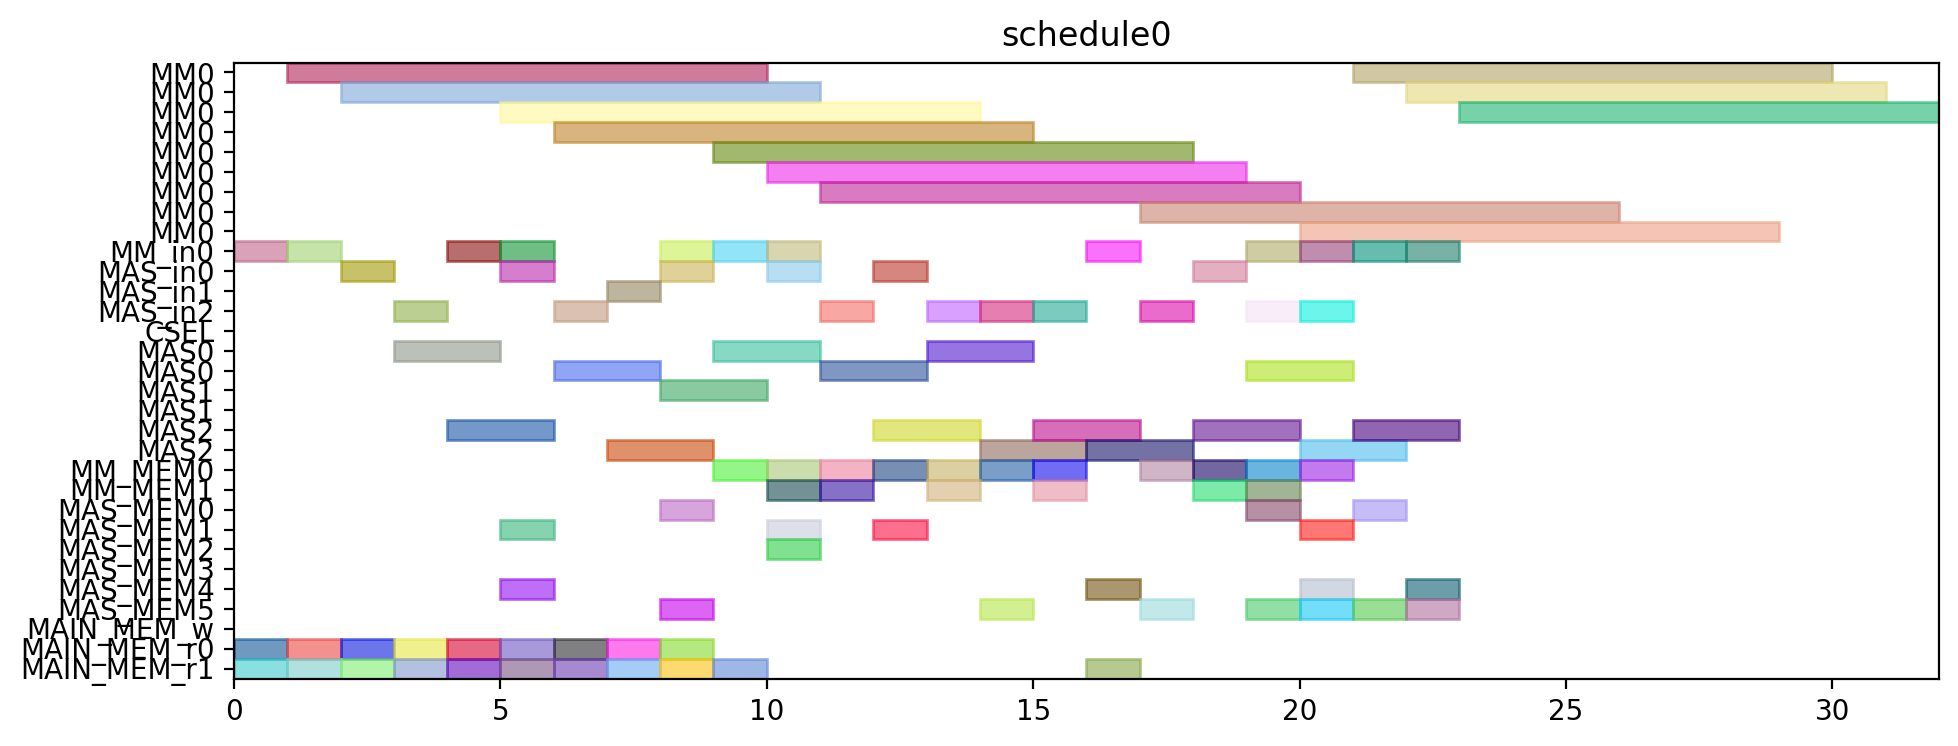

This chart was generated by the following Python code:
from pyschedule import Scenario, solvers, plotters, alt


def solve():
	horizon = 120
	S = Scenario("schedule0", horizon=horizon)

	# resource
	MM = S.Resources('MM', num=1, size=9)
	MM_in = S.Resources('MM_in', num=1)
	MAS_in = S.Resources('MAS_in', num=3)
	CSEL = S.Resource('CSEL')
	MAS = S.Resources('MAS', num=3, size=2, periods=range(1, horizon))
	MM_MEM = S.Resources('MM_MEM', num=2)
	MAS_MEM = S.Resources('MAS_MEM', num=6)
	MAIN_MEM_w = S.Resource('MAIN_MEM_w', size=1)
	MAIN_MEM_r = S.Resources('MAIN_MEM_r', num=2)

	# result of previous scheduling

	# new tasks
	t0 = S.Task('t0', length=9, delay_cost=1)
	t0 += alt(MM)
	t0_in = S.Task('t0_in', length=1, delay_cost=1)
	t0_in += alt(MM_in)
	S += t0_in*MM_in[0]<=t0*MM[0]
	t0_mem0 = S.Task('t0_mem0', length=1, delay_cost=1)
	t0_mem0 += MAIN_MEM_r[0]
	S += t0_mem0 <= t0

	t0_mem1 = S.Task('t0_mem1', length=1, delay_cost=1)
	t0_mem1 += MAIN_MEM_r[1]
	S += t0_mem1 <= t0

	t1 = S.Task('t1', length=9, delay_cost=1)
	t1 += alt(MM)
	t1_in = S.Task('t1_in', length=1, delay_cost=1)
	t1_in += alt(MM_in)
	S += t1_in*MM_in[0]<=t1*MM[0]
	t1_mem0 = S.Task('t1_mem0', length=1, delay_cost=1)
	t1_mem0 += MAIN_MEM_r[0]
	S += t1_mem0 <= t1

	t1_mem1 = S.Task('t1_mem1', length=1, delay_cost=1)
	t1_mem1 += MAIN_MEM_r[1]
	S += t1_mem1 <= t1

	t2 = S.Task('t2', length=9, delay_cost=1)
	t2 += alt(MM)
	t2_in = S.Task('t2_in', length=1, delay_cost=1)
	t2_in += alt(MM_in)
	S += t2_in*MM_in[0]<=t2*MM[0]
	t2_mem0 = S.Task('t2_mem0', length=1, delay_cost=1)
	t2_mem0 += MAIN_MEM_r[0]
	S += t2_mem0 <= t2

	t2_mem1 = S.Task('t2_mem1', length=1, delay_cost=1)
	t2_mem1 += MAIN_MEM_r[1]
	S += t2_mem1 <= t2

	t3 = S.Task('t3', length=2, delay_cost=1)
	t3 += alt(MAS)
	t3_in = S.Task('t3_in', length=1, delay_cost=1)
	t3_in += alt(MAS_in)
	S += t3_in*MAS_in[0]<=t3*MAS[0]

	S += t3_in*MAS_in[1]<=t3*MAS[1]

	S += t3_in*MAS_in[2]<=t3*MAS[2]

	t3_mem0 = S.Task('t3_mem0', length=1, delay_cost=1)
	t3_mem0 += MAIN_MEM_r[0]
	S += t3_mem0 <= t3

	t3_mem1 = S.Task('t3_mem1', length=1, delay_cost=1)
	t3_mem1 += MAIN_MEM_r[1]
	S += t3_mem1 <= t3

	t4 = S.Task('t4', length=2, delay_cost=1)
	t4 += alt(MAS)
	t4_in = S.Task('t4_in', length=1, delay_cost=1)
	t4_in += alt(MAS_in)
	S += t4_in*MAS_in[0]<=t4*MAS[0]

	S += t4_in*MAS_in[1]<=t4*MAS[1]

	S += t4_in*MAS_in[2]<=t4*MAS[2]

	t4_mem0 = S.Task('t4_mem0', length=1, delay_cost=1)
	t4_mem0 += MAIN_MEM_r[0]
	S += t4_mem0 <= t4

	t4_mem1 = S.Task('t4_mem1', length=1, delay_cost=1)
	t4_mem1 += MAIN_MEM_r[1]
	S += t4_mem1 <= t4

	t8 = S.Task('t8', length=2, delay_cost=1)
	t8 += alt(MAS)
	t8_in = S.Task('t8_in', length=1, delay_cost=1)
	t8_in += alt(MAS_in)
	S += t8_in*MAS_in[0]<=t8*MAS[0]

	S += t8_in*MAS_in[1]<=t8*MAS[1]

	S += t8_in*MAS_in[2]<=t8*MAS[2]

	t8_mem0 = S.Task('t8_mem0', length=1, delay_cost=1)
	t8_mem0 += MAIN_MEM_r[0]
	S += t8_mem0 <= t8

	t8_mem1 = S.Task('t8_mem1', length=1, delay_cost=1)
	t8_mem1 += MAIN_MEM_r[1]
	S += t8_mem1 <= t8

	t9 = S.Task('t9', length=2, delay_cost=1)
	t9 += alt(MAS)
	t9_in = S.Task('t9_in', length=1, delay_cost=1)
	t9_in += alt(MAS_in)
	S += t9_in*MAS_in[0]<=t9*MAS[0]

	S += t9_in*MAS_in[1]<=t9*MAS[1]

	S += t9_in*MAS_in[2]<=t9*MAS[2]

	t9_mem0 = S.Task('t9_mem0', length=1, delay_cost=1)
	t9_mem0 += MAIN_MEM_r[0]
	S += t9_mem0 <= t9

	t9_mem1 = S.Task('t9_mem1', length=1, delay_cost=1)
	t9_mem1 += MAIN_MEM_r[1]
	S += t9_mem1 <= t9

	t13 = S.Task('t13', length=2, delay_cost=1)
	t13 += alt(MAS)
	t13_in = S.Task('t13_in', length=1, delay_cost=1)
	t13_in += alt(MAS_in)
	S += t13_in*MAS_in[0]<=t13*MAS[0]

	S += t13_in*MAS_in[1]<=t13*MAS[1]

	S += t13_in*MAS_in[2]<=t13*MAS[2]

	t13_mem0 = S.Task('t13_mem0', length=1, delay_cost=1)
	t13_mem0 += MAIN_MEM_r[0]
	S += t13_mem0 <= t13

	t13_mem1 = S.Task('t13_mem1', length=1, delay_cost=1)
	t13_mem1 += MAIN_MEM_r[1]
	S += t13_mem1 <= t13

	t14 = S.Task('t14', length=2, delay_cost=1)
	t14 += alt(MAS)
	t14_in = S.Task('t14_in', length=1, delay_cost=1)
	t14_in += alt(MAS_in)
	S += t14_in*MAS_in[0]<=t14*MAS[0]

	S += t14_in*MAS_in[1]<=t14*MAS[1]

	S += t14_in*MAS_in[2]<=t14*MAS[2]

	t14_mem0 = S.Task('t14_mem0', length=1, delay_cost=1)
	t14_mem0 += MAIN_MEM_r[0]
	S += t14_mem0 <= t14

	t14_mem1 = S.Task('t14_mem1', length=1, delay_cost=1)
	t14_mem1 += MAIN_MEM_r[1]
	S += t14_mem1 <= t14

	t5 = S.Task('t5', length=9, delay_cost=1)
	t5 += alt(MM)
	t5_in = S.Task('t5_in', length=1, delay_cost=1)
	t5_in += alt(MM_in)
	S += t5_in*MM_in[0]<=t5*MM[0]
	t5_mem0 = S.Task('t5_mem0', length=1, delay_cost=1)
	t5_mem0 += alt(MAS_MEM)
	S += (t3*MAS[0])-1 < t5_mem0*MAS_MEM[0]
	S += (t3*MAS[1])-1 < t5_mem0*MAS_MEM[2]
	S += (t3*MAS[2])-1 < t5_mem0*MAS_MEM[4]
	S += t5_mem0 <= t5

	t5_mem1 = S.Task('t5_mem1', length=1, delay_cost=1)
	t5_mem1 += alt(MAS_MEM)
	S += (t4*MAS[0])-1 < t5_mem1*MAS_MEM[1]
	S += (t4*MAS[1])-1 < t5_mem1*MAS_MEM[3]
	S += (t4*MAS[2])-1 < t5_mem1*MAS_MEM[5]
	S += t5_mem1 <= t5

	t6 = S.Task('t6', length=2, delay_cost=1)
	t6 += alt(MAS)
	t6_in = S.Task('t6_in', length=1, delay_cost=1)
	t6_in += alt(MAS_in)
	S += t6_in*MAS_in[0]<=t6*MAS[0]

	S += t6_in*MAS_in[1]<=t6*MAS[1]

	S += t6_in*MAS_in[2]<=t6*MAS[2]

	t6_mem0 = S.Task('t6_mem0', length=1, delay_cost=1)
	t6_mem0 += alt(MM_MEM)
	S += (t0*MM[0])-1 < t6_mem0*MM_MEM[0]
	S += t6_mem0 <= t6

	t6_mem1 = S.Task('t6_mem1', length=1, delay_cost=1)
	t6_mem1 += alt(MM_MEM)
	S += (t1*MM[0])-1 < t6_mem1*MM_MEM[1]
	S += t6_mem1 <= t6

	t10 = S.Task('t10', length=9, delay_cost=1)
	t10 += alt(MM)
	t10_in = S.Task('t10_in', length=1, delay_cost=1)
	t10_in += alt(MM_in)
	S += t10_in*MM_in[0]<=t10*MM[0]
	t10_mem0 = S.Task('t10_mem0', length=1, delay_cost=1)
	t10_mem0 += alt(MAS_MEM)
	S += (t8*MAS[0])-1 < t10_mem0*MAS_MEM[0]
	S += (t8*MAS[1])-1 < t10_mem0*MAS_MEM[2]
	S += (t8*MAS[2])-1 < t10_mem0*MAS_MEM[4]
	S += t10_mem0 <= t10

	t10_mem1 = S.Task('t10_mem1', length=1, delay_cost=1)
	t10_mem1 += alt(MAS_MEM)
	S += (t9*MAS[0])-1 < t10_mem1*MAS_MEM[1]
	S += (t9*MAS[1])-1 < t10_mem1*MAS_MEM[3]
	S += (t9*MAS[2])-1 < t10_mem1*MAS_MEM[5]
	S += t10_mem1 <= t10

	t11 = S.Task('t11', length=2, delay_cost=1)
	t11 += alt(MAS)
	t11_in = S.Task('t11_in', length=1, delay_cost=1)
	t11_in += alt(MAS_in)
	S += t11_in*MAS_in[0]<=t11*MAS[0]

	S += t11_in*MAS_in[1]<=t11*MAS[1]

	S += t11_in*MAS_in[2]<=t11*MAS[2]

	t11_mem0 = S.Task('t11_mem0', length=1, delay_cost=1)
	t11_mem0 += alt(MM_MEM)
	S += (t1*MM[0])-1 < t11_mem0*MM_MEM[0]
	S += t11_mem0 <= t11

	t11_mem1 = S.Task('t11_mem1', length=1, delay_cost=1)
	t11_mem1 += alt(MM_MEM)
	S += (t2*MM[0])-1 < t11_mem1*MM_MEM[1]
	S += t11_mem1 <= t11

	t15 = S.Task('t15', length=9, delay_cost=1)
	t15 += alt(MM)
	t15_in = S.Task('t15_in', length=1, delay_cost=1)
	t15_in += alt(MM_in)
	S += t15_in*MM_in[0]<=t15*MM[0]
	t15_mem0 = S.Task('t15_mem0', length=1, delay_cost=1)
	t15_mem0 += alt(MAS_MEM)
	S += (t13*MAS[0])-1 < t15_mem0*MAS_MEM[0]
	S += (t13*MAS[1])-1 < t15_mem0*MAS_MEM[2]
	S += (t13*MAS[2])-1 < t15_mem0*MAS_MEM[4]
	S += t15_mem0 <= t15

	t15_mem1 = S.Task('t15_mem1', length=1, delay_cost=1)
	t15_mem1 += alt(MAS_MEM)
	S += (t14*MAS[0])-1 < t15_mem1*MAS_MEM[1]
	S += (t14*MAS[1])-1 < t15_mem1*MAS_MEM[3]
	S += (t14*MAS[2])-1 < t15_mem1*MAS_MEM[5]
	S += t15_mem1 <= t15

	t16 = S.Task('t16', length=2, delay_cost=1)
	t16 += alt(MAS)
	t16_in = S.Task('t16_in', length=1, delay_cost=1)
	t16_in += alt(MAS_in)
	S += t16_in*MAS_in[0]<=t16*MAS[0]

	S += t16_in*MAS_in[1]<=t16*MAS[1]

	S += t16_in*MAS_in[2]<=t16*MAS[2]

	t16_mem0 = S.Task('t16_mem0', length=1, delay_cost=1)
	t16_mem0 += alt(MM_MEM)
	S += (t0*MM[0])-1 < t16_mem0*MM_MEM[0]
	S += t16_mem0 <= t16

	t16_mem1 = S.Task('t16_mem1', length=1, delay_cost=1)
	t16_mem1 += alt(MM_MEM)
	S += (t2*MM[0])-1 < t16_mem1*MM_MEM[1]
	S += t16_mem1 <= t16

	t18 = S.Task('t18', length=2, delay_cost=1)
	t18 += alt(MAS)
	t18_in = S.Task('t18_in', length=1, delay_cost=1)
	t18_in += alt(MAS_in)
	S += t18_in*MAS_in[0]<=t18*MAS[0]

	S += t18_in*MAS_in[1]<=t18*MAS[1]

	S += t18_in*MAS_in[2]<=t18*MAS[2]

	t18_mem0 = S.Task('t18_mem0', length=1, delay_cost=1)
	t18_mem0 += alt(MM_MEM)
	S += (t0*MM[0])-1 < t18_mem0*MM_MEM[0]
	S += t18_mem0 <= t18

	t18_mem1 = S.Task('t18_mem1', length=1, delay_cost=1)
	t18_mem1 += alt(MM_MEM)
	S += (t0*MM[0])-1 < t18_mem1*MM_MEM[1]
	S += t18_mem1 <= t18

	t20 = S.Task('t20', length=9, delay_cost=1)
	t20 += alt(MM)
	t20_in = S.Task('t20_in', length=1, delay_cost=1)
	t20_in += alt(MM_in)
	S += t20_in*MM_in[0]<=t20*MM[0]
	t20_mem0 = S.Task('t20_mem0', length=1, delay_cost=1)
	t20_mem0 += alt(MM_MEM)
	S += (t2*MM[0])-1 < t20_mem0*MM_MEM[0]
	S += t20_mem0 <= t20

	t20_mem1 = S.Task('t20_mem1', length=1, delay_cost=1)
	t20_mem1 += MAIN_MEM_r[1]
	S += t20_mem1 <= t20

	t7 = S.Task('t7', length=2, delay_cost=1)
	t7 += alt(MAS)
	t7_in = S.Task('t7_in', length=1, delay_cost=1)
	t7_in += alt(MAS_in)
	S += t7_in*MAS_in[0]<=t7*MAS[0]

	S += t7_in*MAS_in[1]<=t7*MAS[1]

	S += t7_in*MAS_in[2]<=t7*MAS[2]

	t7_mem0 = S.Task('t7_mem0', length=1, delay_cost=1)
	t7_mem0 += alt(MM_MEM)
	S += (t5*MM[0])-1 < t7_mem0*MM_MEM[0]
	S += t7_mem0 <= t7

	t7_mem1 = S.Task('t7_mem1', length=1, delay_cost=1)
	t7_mem1 += alt(MAS_MEM)
	S += (t6*MAS[0])-1 < t7_mem1*MAS_MEM[1]
	S += (t6*MAS[1])-1 < t7_mem1*MAS_MEM[3]
	S += (t6*MAS[2])-1 < t7_mem1*MAS_MEM[5]
	S += t7_mem1 <= t7

	t12 = S.Task('t12', length=2, delay_cost=1)
	t12 += alt(MAS)
	t12_in = S.Task('t12_in', length=1, delay_cost=1)
	t12_in += alt(MAS_in)
	S += t12_in*MAS_in[0]<=t12*MAS[0]

	S += t12_in*MAS_in[1]<=t12*MAS[1]

	S += t12_in*MAS_in[2]<=t12*MAS[2]

	t12_mem0 = S.Task('t12_mem0', length=1, delay_cost=1)
	t12_mem0 += alt(MM_MEM)
	S += (t10*MM[0])-1 < t12_mem0*MM_MEM[0]
	S += t12_mem0 <= t12

	t12_mem1 = S.Task('t12_mem1', length=1, delay_cost=1)
	t12_mem1 += alt(MAS_MEM)
	S += (t11*MAS[0])-1 < t12_mem1*MAS_MEM[1]
	S += (t11*MAS[1])-1 < t12_mem1*MAS_MEM[3]
	S += (t11*MAS[2])-1 < t12_mem1*MAS_MEM[5]
	S += t12_mem1 <= t12

	t17 = S.Task('t17', length=2, delay_cost=1)
	t17 += alt(MAS)
	t17_in = S.Task('t17_in', length=1, delay_cost=1)
	t17_in += alt(MAS_in)
	S += t17_in*MAS_in[0]<=t17*MAS[0]

	S += t17_in*MAS_in[1]<=t17*MAS[1]

	S += t17_in*MAS_in[2]<=t17*MAS[2]

	t17_mem0 = S.Task('t17_mem0', length=1, delay_cost=1)
	t17_mem0 += alt(MM_MEM)
	S += (t15*MM[0])-1 < t17_mem0*MM_MEM[0]
	S += t17_mem0 <= t17

	t17_mem1 = S.Task('t17_mem1', length=1, delay_cost=1)
	t17_mem1 += alt(MAS_MEM)
	S += (t16*MAS[0])-1 < t17_mem1*MAS_MEM[1]
	S += (t16*MAS[1])-1 < t17_mem1*MAS_MEM[3]
	S += (t16*MAS[2])-1 < t17_mem1*MAS_MEM[5]
	S += t17_mem1 <= t17

	t19 = S.Task('t19', length=2, delay_cost=1)
	t19 += alt(MAS)
	t19_in = S.Task('t19_in', length=1, delay_cost=1)
	t19_in += alt(MAS_in)
	S += t19_in*MAS_in[0]<=t19*MAS[0]

	S += t19_in*MAS_in[1]<=t19*MAS[1]

	S += t19_in*MAS_in[2]<=t19*MAS[2]

	t19_mem0 = S.Task('t19_mem0', length=1, delay_cost=1)
	t19_mem0 += alt(MM_MEM)
	S += (t0*MM[0])-1 < t19_mem0*MM_MEM[0]
	S += t19_mem0 <= t19

	t19_mem1 = S.Task('t19_mem1', length=1, delay_cost=1)
	t19_mem1 += alt(MAS_MEM)
	S += (t18*MAS[0])-1 < t19_mem1*MAS_MEM[1]
	S += (t18*MAS[1])-1 < t19_mem1*MAS_MEM[3]
	S += (t18*MAS[2])-1 < t19_mem1*MAS_MEM[5]
	S += t19_mem1 <= t19

	t21 = S.Task('t21', length=2, delay_cost=1)
	t21 += alt(MAS)
	t21_in = S.Task('t21_in', length=1, delay_cost=1)
	t21_in += alt(MAS_in)
	S += t21_in*MAS_in[0]<=t21*MAS[0]

	S += t21_in*MAS_in[1]<=t21*MAS[1]

	S += t21_in*MAS_in[2]<=t21*MAS[2]

	t21_mem0 = S.Task('t21_mem0', length=1, delay_cost=1)
	t21_mem0 += alt(MM_MEM)
	S += (t1*MM[0])-1 < t21_mem0*MM_MEM[0]
	S += t21_mem0 <= t21

	t21_mem1 = S.Task('t21_mem1', length=1, delay_cost=1)
	t21_mem1 += alt(MM_MEM)
	S += (t20*MM[0])-1 < t21_mem1*MM_MEM[1]
	S += t21_mem1 <= t21

	t22 = S.Task('t22', length=2, delay_cost=1)
	t22 += alt(MAS)
	t22_in = S.Task('t22_in', length=1, delay_cost=1)
	t22_in += alt(MAS_in)
	S += t22_in*MAS_in[0]<=t22*MAS[0]

	S += t22_in*MAS_in[1]<=t22*MAS[1]

	S += t22_in*MAS_in[2]<=t22*MAS[2]

	t22_mem0 = S.Task('t22_mem0', length=1, delay_cost=1)
	t22_mem0 += alt(MM_MEM)
	S += (t1*MM[0])-1 < t22_mem0*MM_MEM[0]
	S += t22_mem0 <= t22

	t22_mem1 = S.Task('t22_mem1', length=1, delay_cost=1)
	t22_mem1 += alt(MM_MEM)
	S += (t20*MM[0])-1 < t22_mem1*MM_MEM[1]
	S += t22_mem1 <= t22

	t23 = S.Task('t23', length=9, delay_cost=1)
	t23 += alt(MM)
	t23_in = S.Task('t23_in', length=1, delay_cost=1)
	t23_in += alt(MM_in)
	S += t23_in*MM_in[0]<=t23*MM[0]
	t23_mem0 = S.Task('t23_mem0', length=1, delay_cost=1)
	t23_mem0 += alt(MAS_MEM)
	S += (t17*MAS[0])-1 < t23_mem0*MAS_MEM[0]
	S += (t17*MAS[1])-1 < t23_mem0*MAS_MEM[2]
	S += (t17*MAS[2])-1 < t23_mem0*MAS_MEM[4]
	S += t23_mem0 <= t23

	t23_mem1 = S.Task('t23_mem1', length=1, delay_cost=1)
	t23_mem1 += MAIN_MEM_r[1]
	S += t23_mem1 <= t23

	t25 = S.Task('t25', length=9, delay_cost=1)
	t25 += alt(MM)
	t25_in = S.Task('t25_in', length=1, delay_cost=1)
	t25_in += alt(MM_in)
	S += t25_in*MM_in[0]<=t25*MM[0]
	t25_mem0 = S.Task('t25_mem0', length=1, delay_cost=1)
	t25_mem0 += alt(MAS_MEM)
	S += (t7*MAS[0])-1 < t25_mem0*MAS_MEM[0]
	S += (t7*MAS[1])-1 < t25_mem0*MAS_MEM[2]
	S += (t7*MAS[2])-1 < t25_mem0*MAS_MEM[4]
	S += t25_mem0 <= t25

	t25_mem1 = S.Task('t25_mem1', length=1, delay_cost=1)
	t25_mem1 += alt(MAS_MEM)
	S += (t22*MAS[0])-1 < t25_mem1*MAS_MEM[1]
	S += (t22*MAS[1])-1 < t25_mem1*MAS_MEM[3]
	S += (t22*MAS[2])-1 < t25_mem1*MAS_MEM[5]
	S += t25_mem1 <= t25

	t27 = S.Task('t27', length=9, delay_cost=1)
	t27 += alt(MM)
	t27_in = S.Task('t27_in', length=1, delay_cost=1)
	t27_in += alt(MM_in)
	S += t27_in*MM_in[0]<=t27*MM[0]
	t27_mem0 = S.Task('t27_mem0', length=1, delay_cost=1)
	t27_mem0 += alt(MAS_MEM)
	S += (t22*MAS[0])-1 < t27_mem0*MAS_MEM[0]
	S += (t22*MAS[1])-1 < t27_mem0*MAS_MEM[2]
	S += (t22*MAS[2])-1 < t27_mem0*MAS_MEM[4]
	S += t27_mem0 <= t27

	t27_mem1 = S.Task('t27_mem1', length=1, delay_cost=1)
	t27_mem1 += alt(MAS_MEM)
	S += (t21*MAS[0])-1 < t27_mem1*MAS_MEM[1]
	S += (t21*MAS[1])-1 < t27_mem1*MAS_MEM[3]
	S += (t21*MAS[2])-1 < t27_mem1*MAS_MEM[5]
	S += t27_mem1 <= t27

	t28 = S.Task('t28', length=9, delay_cost=1)
	t28 += alt(MM)
	t28_in = S.Task('t28_in', length=1, delay_cost=1)
	t28_in += alt(MM_in)
	S += t28_in*MM_in[0]<=t28*MM[0]
	t28_mem0 = S.Task('t28_mem0', length=1, delay_cost=1)
	t28_mem0 += alt(MAS_MEM)
	S += (t19*MAS[0])-1 < t28_mem0*MAS_MEM[0]
	S += (t19*MAS[1])-1 < t28_mem0*MAS_MEM[2]
	S += (t19*MAS[2])-1 < t28_mem0*MAS_MEM[4]
	S += t28_mem0 <= t28

	t28_mem1 = S.Task('t28_mem1', length=1, delay_cost=1)
	t28_mem1 += alt(MAS_MEM)
	S += (t7*MAS[0])-1 < t28_mem1*MAS_MEM[1]
	S += (t7*MAS[1])-1 < t28_mem1*MAS_MEM[3]
	S += (t7*MAS[2])-1 < t28_mem1*MAS_MEM[5]
	S += t28_mem1 <= t28

	t29 = S.Task('t29', length=9, delay_cost=1)
	t29 += alt(MM)
	t29_in = S.Task('t29_in', length=1, delay_cost=1)
	t29_in += alt(MM_in)
	S += t29_in*MM_in[0]<=t29*MM[0]
	t29_mem0 = S.Task('t29_mem0', length=1, delay_cost=1)
	t29_mem0 += alt(MAS_MEM)
	S += (t21*MAS[0])-1 < t29_mem0*MAS_MEM[0]
	S += (t21*MAS[1])-1 < t29_mem0*MAS_MEM[2]
	S += (t21*MAS[2])-1 < t29_mem0*MAS_MEM[4]
	S += t29_mem0 <= t29

	t29_mem1 = S.Task('t29_mem1', length=1, delay_cost=1)
	t29_mem1 += alt(MAS_MEM)
	S += (t12*MAS[0])-1 < t29_mem1*MAS_MEM[1]
	S += (t12*MAS[1])-1 < t29_mem1*MAS_MEM[3]
	S += (t12*MAS[2])-1 < t29_mem1*MAS_MEM[5]
	S += t29_mem1 <= t29

	solvers.mip.solve(S,msg=1,kind='CPLEX',ratio_gap=1.01)

	solution = [['hoge']*len(S.solution()[1]) for i in range(len(S.solution()))]
	for i in range(len(S.solution())):
		for j in range(len(S.solution()[i])):
			solution[i][j]=str(S.solution()[i][j])
	print(solution)

	cycles = int(solution[-1][3])

	pic_file_name = "/mnt/rose/usr1/fukuda/ABE/multiRAM_multiMAS_16mux/scheduling_result/stage9MM1_stage2MAS3/EP_ADD_A_0/schedule0.png"
	if(S.solution() != []):
		plotters.matplotlib.plot(S,img_filename=pic_file_name, show_task_labels=False, fig_size=(cycles*0.25+3, 4))

	return solution
